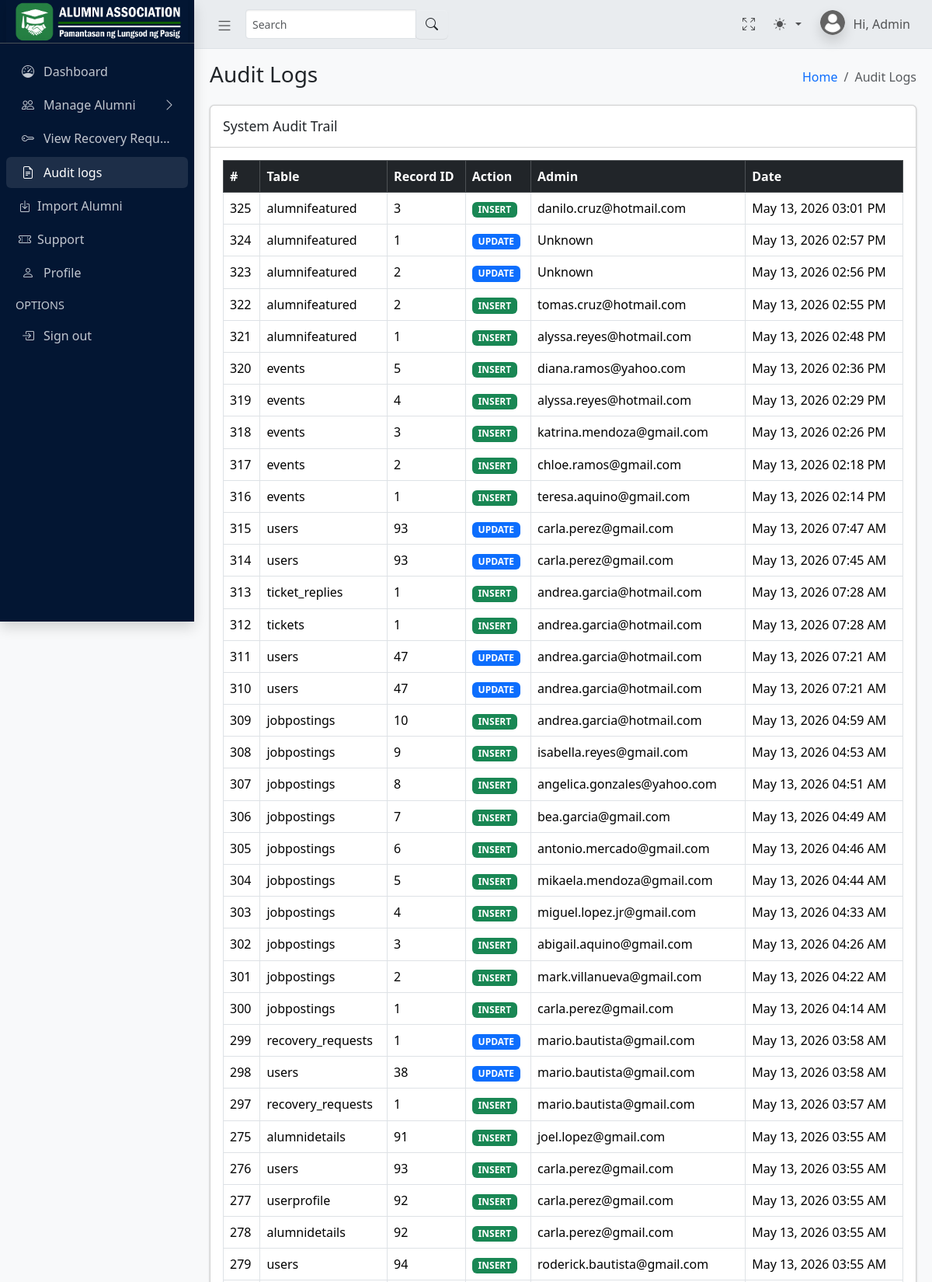
/admin/audit_logs.php (signed in, upper part), run on the app's committed database.
### tables this page shows
CREATE TABLE `audit_logs` (
  `log_id` int(11) NOT NULL AUTO_INCREMENT,
  `table_name` varchar(50) NOT NULL,
  `record_id` int(11) NOT NULL,
  `action_type` enum('INSERT','UPDATE','DELETE') NOT NULL,
  `user_id` int(11) DEFAULT NULL,
  `action_timestamp` timestamp NOT NULL DEFAULT current_timestamp(),
  PRIMARY KEY (`log_id`),
  KEY `user_id` (`user_id`),
  CONSTRAINT `audit_logs_ibfk_1` FOREIGN KEY (`user_id`) REFERENCES `users` (`id`) ON DELETE SET NULL
);

CREATE TABLE `users` (
  `id` int(11) NOT NULL AUTO_INCREMENT,
  `email` varchar(100) NOT NULL,
  `password` varchar(255) NOT NULL,
  `role` enum('alumni','admin') NOT NULL,
  `status` enum('active','pending','inactive') DEFAULT 'pending',
  `created_at` timestamp NOT NULL DEFAULT current_timestamp(),
  `twofa_secret` varchar(255) DEFAULT NULL,
  `twofa_enabled` tinyint(1) DEFAULT 0,
  `force_password_change` tinyint(1) DEFAULT 0,
  PRIMARY KEY (`id`),
  UNIQUE KEY `email` (`email`),
  KEY `idx_user_email` (`email`)
);

### admin/audit_logs.php (the view, shortened to what this page needs)
<?php
include("../backend/db_admin.php");
$sql = "
    SELECT
        a.*,
        u.email
    FROM audit_logs a
    LEFT JOIN users u
        ON a.user_id = u.id
    ORDER BY a.action_timestamp DESC
";
$result = $conn->query($sql);
?>
<!DOCTYPE html>
<html lang="en">
<head>
    <?php include('includes/global_styles.php'); ?>
</head>
<body class="layout-fixed sidebar-expand-lg bg-body-tertiary">
    <div class="app-wrapper">
        <?php
        include('includes/navbar.php');
        include('includes/sidebar.php');
        ?>
        <main class="app-main">
            <div class="app-content-header">
                <div class="container-fluid">
                    <div class="row">
                        <div class="col-sm-6">
                            <h3 class="mb-0">Audit Logs</h3>
                        </div>
                        <div class="col-sm-6">
                            <ol class="breadcrumb float-sm-end">
                                <li class="breadcrumb-item">
                                    <a href="dashboard.php">Home</a>
                                </li>
                                <li class="breadcrumb-item active">
                                    Audit Logs
                                </li>
                            </ol>
                        </div>
                    </div>
                </div>
            </div>
            <div class="app-content">
                <div class="container-fluid">
                    <div class="card">
                        <div class="card-header">
                            <h3 class="card-title">
                                System Audit Trail
                            </h3>
                        </div>
                        <div class="card-body table-responsive">
                            <table class="table table-bordered table-hover" id="table-data">
                                <thead class="table-dark">
                                    <tr>
                                        <th>#</th>
                                        <th>Table</th>
                                        <th>Record ID</th>
                                        <th>Action</th>
                                        <th>Admin</th>
                                        <th>Date</th>
                                    </tr>
                                </thead>
                                <tbody>
                                    <?php if ($result && $result->num_rows > 0): ?>
                                        <?php while ($row = $result->fetch_assoc()): ?>
                                            <tr>
                                                <td><?= $row['log_id']; ?></td>
                                                <td>
                                                    <?= htmlspecialchars($row['table_name']); ?>
                                                </td>
                                                <td>
                                                    <?= $row['record_id']; ?>
                                                </td>
                                                <td>
                                                    <?php
                                                    $badge = 'secondary';
                                                    if ($row['action_type'] == 'INSERT') {
                                                        $badge = 'success';
                                                    }
                                                    if ($row['action_type'] == 'UPDATE') {
                                                        $badge = 'primary';
                                                    }
                                                    ?>
                                                    <span class="badge bg-<?= $badge; ?>">
                                                        <?= $row['action_type']; ?>
                                                    </span>
                                                </td>
                                                <td>
                                                    <?= htmlspecialchars($row['email'] ?? 'Unknown'); ?>
                                                </td>
                                                <td>
                                                    <?= date(
                                                        "M d, Y h:i A",
                                                        strtotime($row['action_timestamp'])
                                                    ); ?>
                                                </td>
                                            </tr>
                                        <?php endwhile; ?>
                                    <?php endif; ?>
                                </tbody>
                            </table>
                        </div>
                    </div>
                </div>
            </div>
        </main>
        <?php include("includes/footer.php"); ?>
</body>
</html>

### data on the page
audit_logs: log_id "325", table_name "alumnifeatured", record "3", action_type "INSERT", user.email "danilo.cruz@hotmail.com", action_timestamp "May 13, 2026 03:01 PM"
audit_logs: log_id "324", table_name "alumnifeatured", record "1", action_type "UPDATE", email "Unknown", action_timestamp "May 13, 2026 02:57 PM"
audit_logs: log_id "323", table_name "alumnifeatured", record "2", action_type "UPDATE", email "Unknown", action_timestamp "May 13, 2026 02:56 PM"
audit_logs: log_id "322", table_name "alumnifeatured", record "2", action_type "INSERT", user.email "tomas.cruz@hotmail.com", action_timestamp "May 13, 2026 02:55 PM"
audit_logs: log_id "321", table_name "alumnifeatured", record "1", action_type "INSERT", user.email "alyssa.reyes@hotmail.com", action_timestamp "May 13, 2026 02:48 PM"
audit_logs: log_id "320", table_name "events", record "5", action_type "INSERT", user.email "diana.ramos@yahoo.com", action_timestamp "May 13, 2026 02:36 PM"
audit_logs: log_id "319", table_name "events", record "4", action_type "INSERT", user.email "alyssa.reyes@hotmail.com", action_timestamp "May 13, 2026 02:29 PM"
audit_logs: log_id "318", table_name "events", record "3", action_type "INSERT", user.email "katrina.mendoza@gmail.com", action_timestamp "May 13, 2026 02:26 PM"
audit_logs: log_id "317", table_name "events", record "2", action_type "INSERT", user.email "chloe.ramos@gmail.com", action_timestamp "May 13, 2026 02:18 PM"
audit_logs: log_id "316", table_name "events", record "1", action_type "INSERT", user.email "teresa.aquino@gmail.com", action_timestamp "May 13, 2026 02:14 PM"
audit_logs: log_id "315", table_name "users", record "93", action_type "UPDATE", user.email "carla.perez@gmail.com", action_timestamp "May 13, 2026 07:47 AM"
audit_logs: log_id "314", table_name "users", record "93", action_type "UPDATE", user.email "carla.perez@gmail.com", action_timestamp "May 13, 2026 07:45 AM"
audit_logs: log_id "313", table_name "ticket_replies", record "1", action_type "INSERT", user.email "andrea.garcia@hotmail.com", action_timestamp "May 13, 2026 07:28 AM"
audit_logs: log_id "312", table_name "tickets", record "1", action_type "INSERT", user.email "andrea.garcia@hotmail.com", action_timestamp "May 13, 2026 07:28 AM"
audit_logs: log_id "311", table_name "users", record "47", action_type "UPDATE", user.email "andrea.garcia@hotmail.com", action_timestamp "May 13, 2026 07:21 AM"
audit_logs: log_id "310", table_name "users", record "47", action_type "UPDATE", user.email "andrea.garcia@hotmail.com", action_timestamp "May 13, 2026 07:21 AM"
audit_logs: log_id "309", table_name "jobpostings", record "10", action_type "INSERT", user.email "andrea.garcia@hotmail.com", action_timestamp "May 13, 2026 04:59 AM"
audit_logs: log_id "308", table_name "jobpostings", record "9", action_type "INSERT", user.email "isabella.reyes@gmail.com", action_timestamp "May 13, 2026 04:53 AM"
audit_logs: log_id "307", table_name "jobpostings", record "8", action_type "INSERT", user.email "angelica.gonzales@yahoo.com", action_timestamp "May 13, 2026 04:51 AM"
audit_logs: log_id "306", table_name "jobpostings", record "7", action_type "INSERT", user.email "bea.garcia@gmail.com", action_timestamp "May 13, 2026 04:49 AM"
audit_logs: log_id "305", table_name "jobpostings", record "6", action_type "INSERT", user.email "antonio.mercado@gmail.com", action_timestamp "May 13, 2026 04:46 AM"
audit_logs: log_id "304", table_name "jobpostings", record "5", action_type "INSERT", user.email "mikaela.mendoza@gmail.com", action_timestamp "May 13, 2026 04:44 AM"
audit_logs: log_id "303", table_name "jobpostings", record "4", action_type "INSERT", user.email "miguel.lopez.jr@gmail.com", action_timestamp "May 13, 2026 04:33 AM"
audit_logs: log_id "302", table_name "jobpostings", record "3", action_type "INSERT", user.email "abigail.aquino@gmail.com", action_timestamp "May 13, 2026 04:26 AM"
audit_logs: log_id "301", table_name "jobpostings", record "2", action_type "INSERT", user.email "mark.villanueva@gmail.com", action_timestamp "May 13, 2026 04:22 AM"
audit_logs: log_id "300", table_name "jobpostings", record "1", action_type "INSERT", user.email "carla.perez@gmail.com", action_timestamp "May 13, 2026 04:14 AM"
audit_logs: log_id "299", table_name "recovery_requests", record "1", action_type "UPDATE", user.email "mario.bautista@gmail.com", action_timestamp "May 13, 2026 03:58 AM"
audit_logs: log_id "298", table_name "users", record "38", action_type "UPDATE", user.email "mario.bautista@gmail.com", action_timestamp "May 13, 2026 03:58 AM"
audit_logs: log_id "297", table_name "recovery_requests", record "1", action_type "INSERT", user.email "mario.bautista@gmail.com", action_timestamp "May 13, 2026 03:57 AM"
audit_logs: log_id "275", table_name "alumnidetails", record "91", action_type "INSERT", user.email "joel.lopez@gmail.com", action_timestamp "May 13, 2026 03:55 AM"
audit_logs: log_id "276", table_name "users", record "93", action_type "INSERT", user.email "carla.perez@gmail.com", action_timestamp "May 13, 2026 03:55 AM"
audit_logs: log_id "277", table_name "userprofile", record "92", action_type "INSERT", user.email "carla.perez@gmail.com", action_timestamp "May 13, 2026 03:55 AM"
audit_logs: log_id "278", table_name "alumnidetails", record "92", action_type "INSERT", user.email "carla.perez@gmail.com", action_timestamp "May 13, 2026 03:55 AM"
audit_logs: log_id "279", table_name "users", record "94", action_type "INSERT", user.email "roderick.bautista@gmail.com", action_timestamp "May 13, 2026 03:55 AM"
